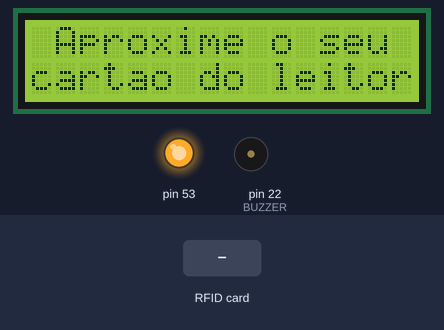
A sketch run on a simulated Arduino Mega 2560, built with avr-gcc and run on an emulated ATmega2560. On the bench: 16×2 character LCD, output pins drawn as LEDs (lit = HIGH), buzzer (waves = sounding, pin HIGH). The test bench sets the inputs (shaded band). WiFi joins after 1.5 s; servers stay silent unless stated; what the sketch prints to the serial monitor is not drawn.

Above: at 2.8 s.
2.9 s: RFID card 5E 7A 19 C4 held to the reader
At 4.31 s:
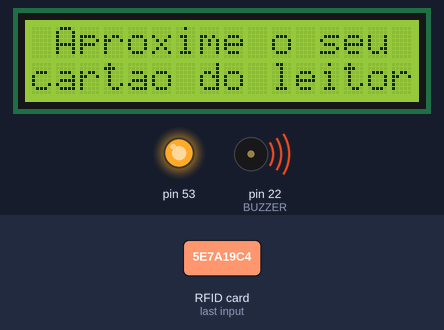
At 4.9 s:
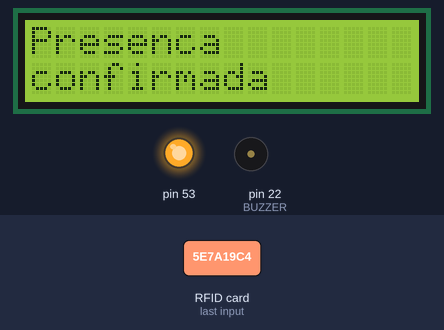
Timing chart, 0 to 6.4 s (numbered marks = the images above; inputs shaded):
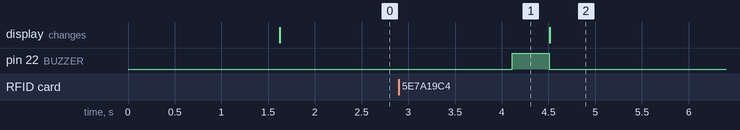

Measured:
- after the input at 2.9 s, pin 22 (BUZZER): LOW → HIGH after 1.2 s, → LOW 0.40 s later

The sketch:

Projeto-Eletronica.ino
```cpp
#include <SPI.h>
#include <MFRC522.h>
#include <LiquidCrystal.h>
#include <Ethernet.h>

#define BUZZER 22
#define SS_PIN 9
#define RST_PIN 8
MFRC522 mfrc522(SS_PIN, RST_PIN);

char st[20];

LiquidCrystal lcd(6, 7, 5, 4, 3, 2);


byte mac[] = { 0xDE, 0xAD, 0xBE, 0xEF, 0xFE, 0xED };
IPAddress ip(192, 168, 0, 200);

EthernetClient client;
char server[] = "192.168.0.31";

void setup(){
    pinMode(BUZZER, OUTPUT);
    Serial.begin(9600);
    while (!Serial) {
      ; // wait for serial port to connect. Needed for Leonardo only
    }

    SPI.begin();      // Inicia  SPI bus
    mfrc522.PCD_Init();   // Inicia MFRC522
    //Define o número de colunas e linhas do LCD:
    lcd.begin(16, 2);

    // start the Ethernet connection:
    Serial.println("Initialize Ethernet with DHCP:");
    if (Ethernet.begin(mac) == 0) {
      Serial.println("Failed to configure Ethernet using DHCP");
      // Check for Ethernet hardware present
      if (Ethernet.hardwareStatus() == EthernetNoHardware) {
        Serial.println("Ethernet shield was not found.  Sorry, can't run without hardware. :(");
        while (true) {
          delay(1); // do nothing, no point running without Ethernet hardware
        }
      }
      if (Ethernet.linkStatus() == LinkOFF) {
        Serial.println("Ethernet cable is not connected.");
      }
      // try to congifure using IP address instead of DHCP:
      Ethernet.begin(mac, ip);
    } else {
      Serial.print("  DHCP assigned IP ");
      Serial.println(Ethernet.localIP());
    }

    Serial.println("Aproxime o seu cartao do leitor...");
    Serial.println();
    mensageminicial();
}

void loop()
{
    // Look for new cards
    if ( ! mfrc522.PICC_IsNewCardPresent()){
        return;
    }
    // Select one of the cards
    if ( ! mfrc522.PICC_ReadCardSerial()){
        return;
    }
    //Mostra UID na serial
    Serial.print("UID da tag :");
    String conteudo= "";
    byte letra;
    for (byte i = 0; i < mfrc522.uid.size; i++){
        Serial.print(mfrc522.uid.uidByte[i] < 0x10 ? " 0" : " ");
        Serial.print(mfrc522.uid.uidByte[i], HEX);
        conteudo.concat(String(mfrc522.uid.uidByte[i] < 0x10 ? " 0" : " "));
        conteudo.concat(String(mfrc522.uid.uidByte[i], HEX));
    }
    Serial.println();
    Serial.print("Mensagem : ");
    conteudo.toUpperCase();
    //UID
    if (conteudo.substring(1) != ""){
        get_request(conteudo.substring(1));
        Serial.println();
        bip();
        lcd.clear();
        lcd.setCursor(0,0);
        lcd.print("Presenca");
        lcd.setCursor(0,1);
        lcd.print("confirmada");
        delay(3000);
        mensageminicial();
    }
}


void mensageminicial(){
    lcd.clear();
    lcd.print(" Aproxime o seu");
    lcd.setCursor(0,1);
    lcd.print("cartao do leitor");
}

void bip(){
    digitalWrite(BUZZER, HIGH);
    delay(400);
    digitalWrite(BUZZER, LOW);
}

void get_request(String UID){
    UID[2] = '-';
    UID[5] = '-';
    UID[8] = '-';
    Serial.println(UID);
    // give the Ethernet shield a second to initialize:
    delay(1000);
    Serial.print("connecting to ");
    Serial.print(server);
    Serial.println("...");

    // if you get a connection, report back via serial:
    if (client.connect(server, 80)) {
      Serial.print("connected to ");
      Serial.println(client.remoteIP());
      // Make your API request:
      client.println("GET /" + UID + " HTTP/1.1");
      client.println("Host: 192.168.0.31");
      client.println("Connection: close");
      client.println();
    }
    else {
      // if you didn't get a connection to the server:
      Serial.println("connection failed");
    }
}
```
